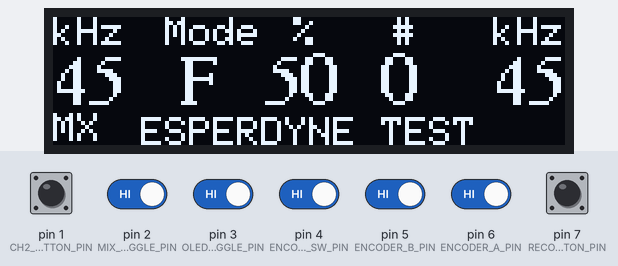
Bench run of a sketch on a simulated Arduino Uno, built for the host (arithmetic inside an expression is 32-bit, double 64-bit). Shown: 128×32 one-colour display. Inputs (shaded band) come from the test bench; at power-on: pin 1 (CH2_HET_BUTTON_PIN), pin 2 (MIX_TOGGLE_PIN), pin 3 (OLED_TOGGLE_PIN), pin 4 (ENCODER_SW_PIN), pin 5 (ENCODER_B_PIN), pin 6 (ENCODER_A_PIN), pin 7 (RECORD_BUTTON_PIN) HIGH. Storage starts empty; what the sketch prints to the serial monitor is not drawn.

Above: at 3.2 s.
3.3 s: pin 7 (RECORD_BUTTON_PIN) pulled LOW for 1 s
At 5.2 s:
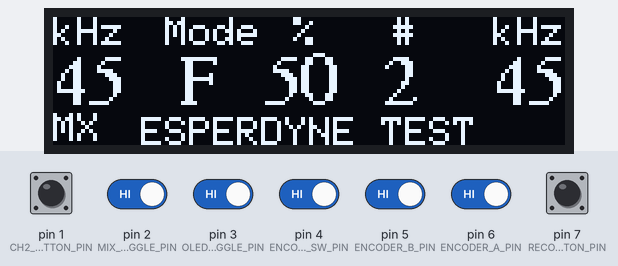
5.8 s: pin 3 (OLED_TOGGLE_PIN) driven LOW
At 6.2 s:
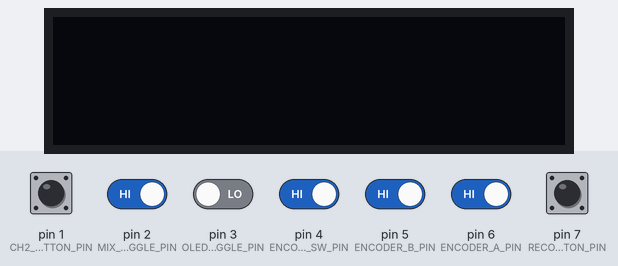
8.8 s: pin 2 (MIX_TOGGLE_PIN) driven LOW
11.3 s: pin 4 (ENCODER_SW_PIN) driven LOW
At 12.06 s:
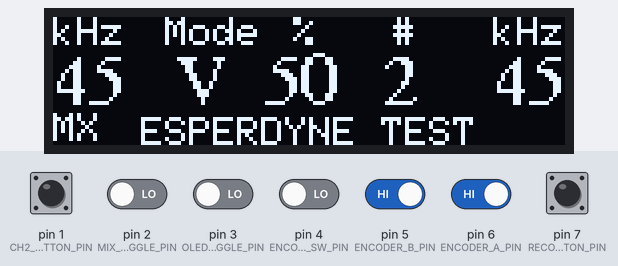
14.2 s: pin 7 (RECORD_BUTTON_PIN) pulled LOW for 1 s
At 14.7 s:
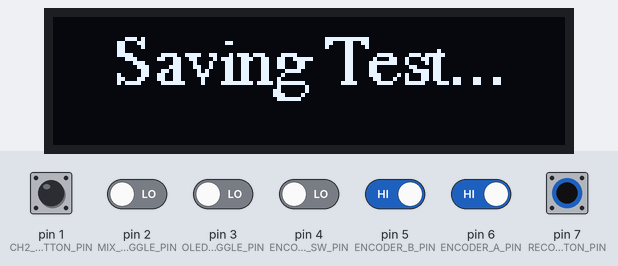
15.8 s: pin 3 (OLED_TOGGLE_PIN) driven HIGH
At 16.99 s:
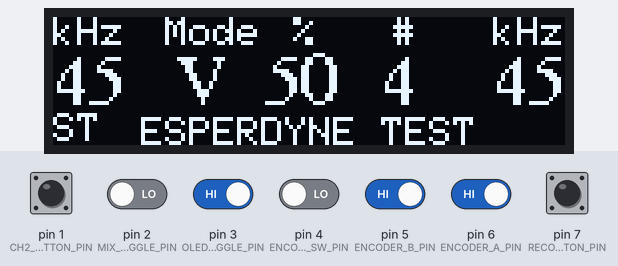
Timing chart, 0 to 18.8 s (numbered marks = the images above; inputs shaded):
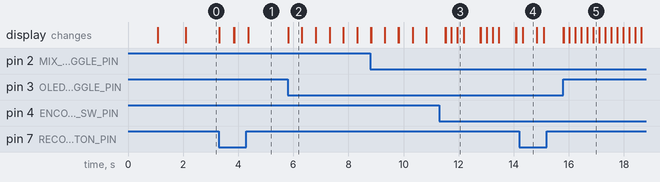

Measured:
- after the input at 3.3 s, the display: first changes at once (image 1 shows a later state)
- after the input at 5.8 s, the display: changes at once (image 2)
- after the input at 11.3 s, the display: first changes after 0.21 s (image 3 shows a later state)
- after the input at 14.2 s, the display: changes after 0.12 s (image 4)
- after the input at 15.8 s, the display: first differs from a run without the input after 0.66 s (image 5)
- what the display in image 2 shows lasts 0.5 s, from 5.8 s to 6.3 s

The sketch:

test_08_integrated_ui_sd.ino
```cpp
/*
 * ESPERDYNE PHASE 1 TEST FIRMWARE
 * --------------------------------
 * HARDWARE PINOUT / WIRING GUIDE:
 *
 * 1. OLED Display (I2C)
 *    - VCC -> 3.3V
 *    - GND -> GND
 *    - SDA -> GPIO 8
 *    - SCL -> GPIO 9
 *
 * 2. Rotary Encoder
 *    - GND -> GND
 *    - VCC -> 3.3V (if it has a VCC pin, otherwise ignore)
 *    - CLK (A) -> GPIO 6
 *    - DT (B)  -> GPIO 5
 *    - SW (Button) -> GPIO 4
 *
 * 3. Tactile Buttons (Wire one side to GND, other side to GPIO)
 *    - Record Button   -> GPIO 7
 *    - CH2 Edit Button -> GPIO 1
 *    - OLED Toggle     -> GPIO 3
 *    - Mix Toggle      -> GPIO 2
 *
 * 4. Micro SD Card Module (SPI)
 *    - VCC -> 5V (If using the blue module with onboard LDO) or 3.3V
 *    - GND -> GND
 *    - CS  -> GPIO 10
 *    - MOSI -> GPIO 11
 *    - SCK  -> GPIO 12
 *    - MISO -> GPIO 13
 */

#include <Arduino.h>
#include <Wire.h>
#include <Adafruit_GFX.h>
#include <Adafruit_SSD1306.h>
#include <SPI.h>
#include <SdFat.h>
#include <Fonts/FreeSerif9pt7b.h>

#define OLED_WIDTH 128
#define OLED_HEIGHT 32
#define OLED_RESET -1
#define OLED_ADDR 0x3C
Adafruit_SSD1306 display(OLED_WIDTH, OLED_HEIGHT, &Wire, OLED_RESET);

#define RECORD_BUTTON_PIN 7
#define CH2_HET_BUTTON_PIN 1
#define OLED_TOGGLE_PIN 3
#define MIX_TOGGLE_PIN 2
#define ENCODER_A_PIN 6
#define ENCODER_B_PIN 5
#define ENCODER_SW_PIN 4

#define SD_CS_PIN 10
#define SPI_MOSI 11
#define SPI_MISO 13
#define SPI_SCK 12
#define SPI_SPEED SD_SCK_MHZ(25)

float carrierFreq1 = 45000.0f;
float carrierFreq2 = 45000.0f;
float outGain = 0.5f;
bool mixingMode = true;
unsigned long lastMixButtonTime = 0;

int fileIndex = 0;
int encoderTicks = 0;
uint8_t lastEncState = 0;
const int TICKS_PER_DETENT = 4;

enum EditMode { EDIT_FREQ = 0, EDIT_VOL = 1 };
EditMode editMode = EDIT_FREQ;

const float FREQ_MIN = 10000.0f, FREQ_MAX = 85000.0f, FREQ_STEP = 5000.0f;
const float VOL_STEP = 0.05f;

bool saving = false;
bool oledOn = true;
unsigned long lastOLEDButtonTime = 0;
bool ch2AdjustMode = false;

SdFat sd;
SdFile file;

void drawUI() {
  if (!oledOn) return;
  display.clearDisplay();

  display.setFont();
  display.setTextSize(1);
  int16_t x1, y1;
  uint16_t w, h;
  display.getTextBounds("ESPERDYNE TEST", 0, 0, &x1, &y1, &w, &h);
  display.setCursor((OLED_WIDTH - w) / 2, 25);
  display.print("ESPERDYNE TEST");

  display.setCursor(0, 0); display.print("kHz");
  display.setCursor(28, 0); display.print("Mode");
  display.setCursor(60, 0); display.print("%");
  display.setCursor(110, 0); display.print("kHz");
  display.setCursor(85, 0); display.print("#");

  display.setFont(&FreeSerif9pt7b);
  display.setCursor(0, 21); display.print(int(carrierFreq1 / 1000.0f));
  display.setCursor(110, 21); display.print(int(carrierFreq2 / 1000.0f));

  display.setCursor(31, 21); display.print(editMode == EDIT_FREQ ? "F" : "V");
  display.setCursor(53, 21); display.print((int)(outGain * 100));
  display.setCursor(82, 21); display.print(fileIndex);

  display.setFont();
  display.setTextSize(1);
  display.setCursor(0, OLED_HEIGHT - 8);
  display.print(mixingMode ? "MX" : "ST");

  display.display();
}

void setup() {
  Serial.begin(115200);
  pinMode(RECORD_BUTTON_PIN, INPUT_PULLUP);
  pinMode(CH2_HET_BUTTON_PIN, INPUT_PULLUP);
  pinMode(OLED_TOGGLE_PIN, INPUT_PULLUP);
  pinMode(MIX_TOGGLE_PIN, INPUT_PULLUP);
  pinMode(ENCODER_A_PIN, INPUT_PULLUP);
  pinMode(ENCODER_B_PIN, INPUT_PULLUP);
  pinMode(ENCODER_SW_PIN, INPUT_PULLUP);

  Wire.begin(); // Uses default ESP32-S3 SDA/SCL pins
  display.begin(SSD1306_SWITCHCAPVCC, OLED_ADDR);
  display.setRotation(2); // Matches original firmware
  display.setTextColor(WHITE);
  display.clearDisplay();
  display.setCursor(0,0);
  display.print("Booting Test...");
  display.display();
  delay(1000);

  // Initialize SPI for SD Card using defined pins
  SPI.begin(SPI_SCK, SPI_MISO, SPI_MOSI, SD_CS_PIN);
  if (!sd.begin(SD_CS_PIN, SPI_SPEED)) {
    display.clearDisplay();
    display.setCursor(0, 0);
    display.print("SD INIT FAIL");
    display.display();
    delay(2000);
  } else {
    display.clearDisplay();
    display.setCursor(0, 0);
    display.print("SD INIT SUCCESS!");
    display.display();
    delay(1000);
  }

  drawUI();
  uint8_t a = digitalRead(ENCODER_A_PIN);
  uint8_t b = digitalRead(ENCODER_B_PIN);
  lastEncState = (a << 1) | b;
}

void loop() {
  // 1. OLED Toggle Button Test
  if (digitalRead(OLED_TOGGLE_PIN) == LOW && millis() - lastOLEDButtonTime > 500) {
    oledOn = !oledOn;
    lastOLEDButtonTime = millis();
    if (!oledOn) {
      display.clearDisplay();
      display.display();
      display.ssd1306_command(SSD1306_DISPLAYOFF);
    } else {
      display.ssd1306_command(SSD1306_DISPLAYON);
      drawUI();
    }
  }

  // 2. Mix Mode Toggle Test
  if (digitalRead(MIX_TOGGLE_PIN) == LOW && millis() - lastMixButtonTime > 500) {
    mixingMode = !mixingMode;
    lastMixButtonTime = millis();
    drawUI();
  }

  // 3. Channel 2 Edit Mode (Hold to adjust right channel)
  ch2AdjustMode = (digitalRead(CH2_HET_BUTTON_PIN) == LOW);

  // 4. Record Button Test (Writes a dummy TXT file to SD)
  if (digitalRead(RECORD_BUTTON_PIN) == LOW && !saving) {
    saving = true;
    display.clearDisplay();
    display.setFont(&FreeSerif9pt7b);
    int16_t x1, y1;
    uint16_t w, h;
    display.getTextBounds("Saving Test...", 0, 0, &x1, &y1, &w, &h);
    display.setCursor((OLED_WIDTH - w) / 2, 16);
    display.print("Saving Test...");
    display.display();

    // Create a dummy file to test SD writing
    char fname[32];
    snprintf(fname, sizeof(fname), "/TEST%03d.TXT", fileIndex++);
    if (file.open(fname, O_WRONLY | O_CREAT | O_TRUNC)) {
      file.println("This is a test file to verify SD card writing on Esperdyne hardware.");
      file.close();
      Serial.println("Saved file: " + String(fname));
    } else {
      Serial.println("Failed to open file for writing!");
    }

    delay(500); // Simulate saving time
    saving = false;
    drawUI();
  }

  // 5. Rotary Encoder Logic Test
  uint8_t a = digitalRead(ENCODER_A_PIN), b = digitalRead(ENCODER_B_PIN);
  uint8_t state = (a << 1) | b;
  static const int8_t enc_table[] = { 0, -1, 1, 0, 1, 0, 0, -1, -1, 0, 0, 1, 0, 1, -1, 0 };
  int8_t movement = enc_table[(lastEncState << 2) | state];
  lastEncState = state;
  if (movement != 0) {
    encoderTicks += movement;
    int detents = -1 * encoderTicks / TICKS_PER_DETENT;
    encoderTicks %= TICKS_PER_DETENT;
    if (detents != 0) {
      if (editMode == EDIT_FREQ) {
        if (ch2AdjustMode) {
          carrierFreq2 = constrain(carrierFreq2 + detents * FREQ_STEP, FREQ_MIN, FREQ_MAX);
        } else {
          carrierFreq1 = constrain(carrierFreq1 + detents * FREQ_STEP, FREQ_MIN, FREQ_MAX);
        }
      } else {
        outGain = constrain(outGain + detents * VOL_STEP, 0.0f, 1.0f);
      }
      drawUI();
    }
  }

  // 6. Encoder Switch Button Test (Toggle Freq / Vol mode)
  if (digitalRead(ENCODER_SW_PIN) == LOW) {
    delay(200);
    editMode = (editMode == EDIT_FREQ) ? EDIT_VOL : EDIT_FREQ;
    drawUI();
  }
}
```
